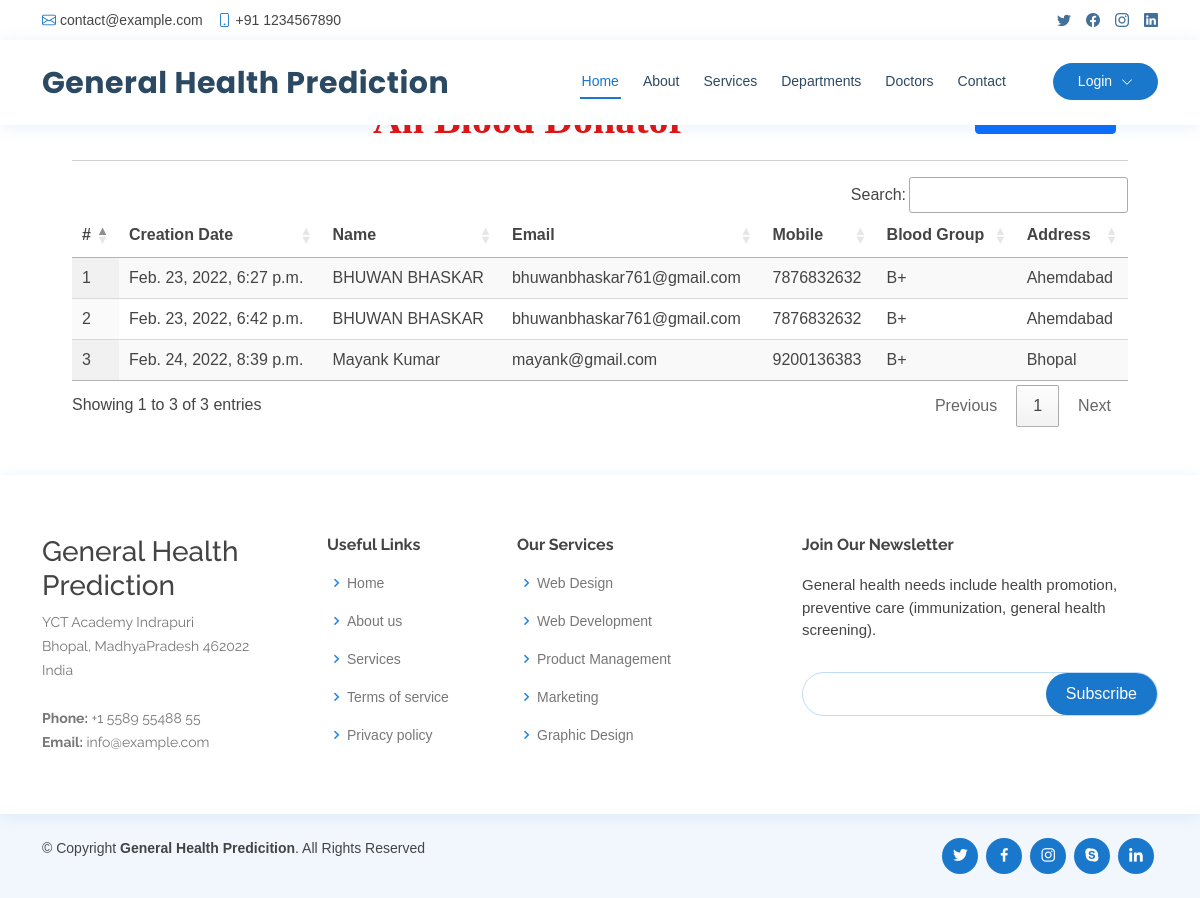
/search_blood, run on the app's committed database.
### healthapp/models.py (models this page shows, shortened)
class Blood_Donation(models.Model):
    status = models.CharField(max_length=100, null=True, blank=True)
    user = models.ForeignKey(Patient, on_delete=models.CASCADE, null=True, blank=True)
    blood_group = models.CharField(max_length=100, null=True, blank=True)
    place = models.CharField(max_length=100, null=True, blank=True)
    purpose = models.CharField(max_length=100, null=True, blank=True)
    created = models.DateTimeField(auto_now=True,null=True)
    active = models.BooleanField(null=True, blank=True, default=False)

class Patient(models.Model):
    user = models.ForeignKey(User, on_delete=models.CASCADE, null=True)
    contact = models.CharField(max_length=100, null=True)
    address = models.CharField(max_length=100, null=True)
    dob = models.DateField(null=True)
    image = models.FileField(null=True)

### healthapp/views.py (the view, shortened to what this page needs)
# urls.py: path('search_blood', search_blood, name="search_blood"),
def search_blood(request):
    data = Blood_Donation.objects.filter(status="Approved")
    return render(request, 'search_blood.html', {'data':data})

### healthapp/templates/search_blood.html (shortened to what this page needs)
{% extends 'index.html' %}
{% load static %}
{% block body %}
<div class="container-fluid" style="width:90%;margin-top:8%">
                    <div class="container-fluid">
                        <h1 align="center" style="font-weight:bold;font-family : 'Monotype Corsiva' ; color : #E6120E ;margin-top:4%">All Blood Donator
                          <button type="button" id="myBtn" class="btn btn-primary pull-right">Request for blood</button>
                        </h1>
                         </div><hr>
                                <table id="example" class="display" style="width:100%">
                                  <thead>
                                    <tr>
                                      <th>#</th>
                                      <th>Creation Date</th>
                                      <th>Name</th>
                                      <th>Email</th>
                                      <th>Mobile</th>
                                      <th>Blood Group</th>
                                      <th>Address</th>
                                  </tr>
                              </thead>
                              <tbody>
                              {% for i in data %}
                                <tr>
                                  <td>{{forloop.counter}}</td>
                                  <td>{{i.created}}</td>
                                  <td>{{i.user.user.first_name}} {{i.user.user.last_name}}</td>
                                  <td>{{i.user.user.email}}</td>
                                  <td>{{i.user.contact}}</td>
                                  <td>{{i.blood_group}}</td>
                                  <td>{{i.place}}</td>
                              </tr>
                              {% endfor %}
                          </tbody>
                      </table>
                  </div>
{% endblock %}

### healthapp/static/css/style.css (style rules this page uses)
body { font-family: "Open Sans", sans-serif; color: #444444; }
h1, h2, h3, h4, h5, h6 { font-family: "Raleway", sans-serif; }

### healthapp/templates/search_blood.html (style rules this page uses)
body { font-family: Arial, Helvetica, sans-serif; }

### data on the page
Blood_Donation: created "Feb. 23, 2022, 6:27 p.m.", user.user.first_name "BHUWAN", user.user.last_name "BHASKAR", user.user.email "bhuwanbhaskar761@gmail.com", user.contact "7876832632", blood_group "B+", place "Ahemdabad"
Blood_Donation: created "Feb. 23, 2022, 6:42 p.m.", user.user.first_name "BHUWAN", user.user.last_name "BHASKAR", user.user.email "bhuwanbhaskar761@gmail.com", user.contact "7876832632", blood_group "B+", place "Ahemdabad"
Blood_Donation: created "Feb. 24, 2022, 8:39 p.m.", user.user.first_name "Mayank", user.user.last_name "Kumar", user.user.email "mayank@gmail.com", user.contact "9200136383", blood_group "B+", place "Bhopal"
